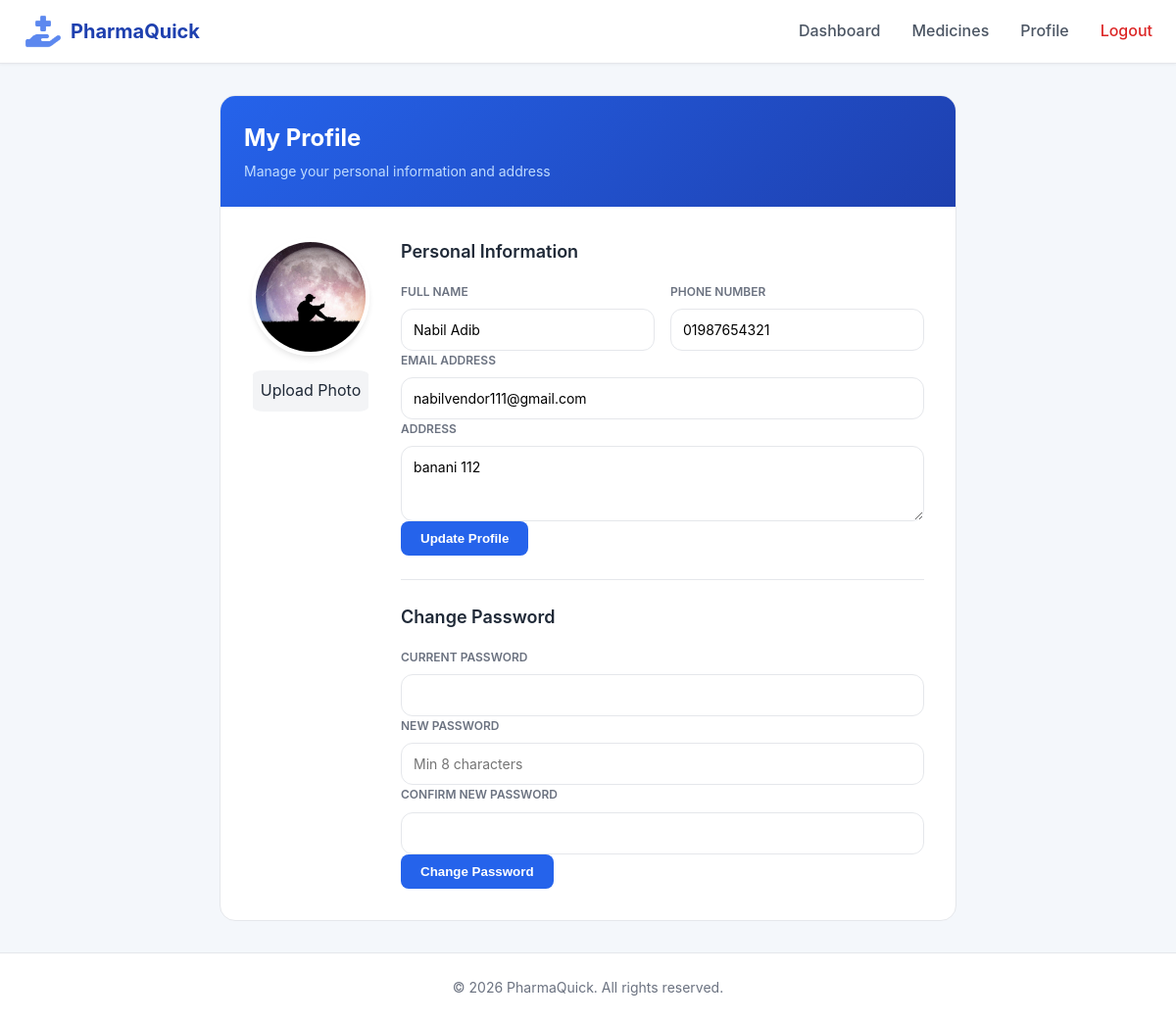
Screenshot of /index.php?page=profile (signed in) with the database file from the repository.
### tables this page shows
CREATE TABLE `users` (
  `id` int(11) NOT NULL,
  `name` varchar(100) NOT NULL,
  `email` varchar(255) NOT NULL,
  `password_hash` varchar(255) NOT NULL,
  `role` enum('admin','customer','vendor') NOT NULL,
  `profile_picture` varchar(255) DEFAULT NULL,
  `address` text DEFAULT NULL,
  `phone` varchar(20) DEFAULT NULL,
  `created_at` datetime DEFAULT current_timestamp()
);

### controllers/ProfileController.php (called while the page is built, shortened)
<?php
function profile_ctrl($conn) {
    $user = get_user_by_id($conn, $_SESSION['user_id']);
    require 'views/profile.php';
}
?>

### models/User.php (called while the page is built, shortened)
<?php
function get_user_by_id($conn, $user_id) {
    $stmt = mysqli_prepare($conn, "SELECT * FROM users WHERE id = ?");
    mysqli_stmt_bind_param($stmt, 'i', $user_id);
    mysqli_stmt_execute($stmt);
    $result = mysqli_stmt_get_result($stmt);
    $user = mysqli_fetch_assoc($result);
    return $user;
}
?>

### views/profile.php (the view, shortened to what this page needs)
<?php
require 'views/header.php';
?>
<div class="profile-container">
    <div class="profile-card">
        <div class="profile-header">
            <h2>My Profile</h2>
            <p>Manage your personal information and address</p>
        </div>
        <div class="profile-content">
            <div class="profile-avatar">
                <?php if (!empty($user['profile_picture']) && file_exists($user['profile_picture'])): ?>
                    <img src="<?php echo htmlspecialchars($user['profile_picture']); ?>" alt="Profile" id="avatarImg">
                <?php else: ?>
                    <div class="avatar-placeholder"></div>
                <?php endif; ?>
                <form method="POST" enctype="multipart/form-data" class="avatar-upload">
                    <label class="upload-label">Upload Photo
                    </label>
                </form>
            </div>
            <div class="profile-form">
                <h3>Personal Information</h3>
                <form method="POST"  id="updateProfileForm">
                    <div class="form-row">
                        <div class="form-group">
                            <label>Full Name</label>
                            <input type="text" name="name" id="name" value="<?php echo htmlspecialchars($user['name']); ?>" required>
                        </div>
                        <div class="form-group">
                            <label>Phone Number</label>
                            <input type="tel" name="phone" id="phone" value="<?php echo htmlspecialchars($user['phone']); ?>" required>
                        </div>
                    </div>
                    <div class="form-group">
                        <label>Email Address</label>
                        <input type="email" name="email" id="email" value="<?php echo htmlspecialchars($user['email']); ?>" required>
                    </div>
                    <div class="form-group">
                        <label>Address</label>
                        <textarea name="address" id="address" rows="3" required><?php echo htmlspecialchars($user['address']); ?></textarea>
                    </div>
                    <button type="submit" class="btn-primary">Update Profile</button>
                </form>
                <hr>
                <h3>Change Password</h3>
                <form method="POST" id="changePasswordForm">
                    <div class="form-group">
                        <label>Current Password</label>
                        <input type="password" name="current_password" id="current_password" required>
                    </div>
                    <div class="form-group">
                        <label>New Password</label>
                        <input type="password" name="new_password" id="new_password" placeholder="Min 8 characters" required>
                    </div>
                    <div class="form-group">
                        <label>Confirm New Password</label>
                        <input type="password" name="confirm_password" id="confirm_password" required>
                    </div>
                    <button type="submit" class="btn-primary">Change Password</button>
                </form>
            </div>
        </div>
    </div>
</div>
<?php require 'views/footer.php'; ?>

### public/assets/style.css (style rules this page uses)
* { margin: 0; padding: 0; box-sizing: border-box; }
body { font-family: 'Inter', 'Segoe UI', Tahoma, Geneva, Verdana, sans-serif; background: #f4f7fb; color: #1f2937; line-height: 1.6; }
.form-row { display: grid; grid-template-columns: 1fr 1fr; gap: 1rem; }
.form-group { display: flex; flex-direction: column; gap: 0.5rem; }
.form-group label { font-size: 0.75rem; font-weight: 600; text-transform: uppercase; color: #6b7280; display: flex; align-items: center; gap: 0.5rem; }
.form-group input, .form-group select, .form-group textarea { width: 100%; padding: 0.75rem; border: 1px solid #e5e7eb; border-radius: 0.75rem; font-size: 0.875rem; font-family: inherit; transition: border-color 0.2s; }
.profile-container { max-width: 800px; margin: 2rem auto; padding: 0 1.5rem; }
.profile-card { background: white; border-radius: 1rem; overflow: hidden; border: 1px solid #e5e7eb; }
.profile-header { background: linear-gradient(135deg, #2563eb 0%, #1e40af 100%); color: white; padding: 1.5rem; }
.profile-header h2 { font-size: 1.5rem; margin-bottom: 0.25rem; display: flex; align-items: center; gap: 0.5rem; }
.profile-header p { color: #bfdbfe; font-size: 0.875rem; }
.profile-content { padding: 2rem; display: flex; gap: 2rem; }
.profile-avatar { flex-shrink: 0; text-align: center; position: relative; }
.profile-avatar img, .avatar-placeholder { width: 120px; height: 120px; border-radius: 50%; object-fit: cover; border: 4px solid white; box-shadow: 0 4px 6px -1px rgba(0, 0, 0, 0.1); }
.avatar-upload { margin-top: 0.5rem; }
.upload-label { display: inline-block; background: #f3f4f6; padding: 0.5rem; border-radius: 10%; cursor: pointer; transition: background 0.2s; }
.profile-form { flex: 1; }
.profile-form h3 { font-size: 1.125rem; font-weight: 600; margin-bottom: 1rem; color: #1f2937; }
.profile-form hr { margin: 1.5rem 0; border: none; border-top: 1px solid #e5e7eb; }
.btn-primary { background: #2563eb; color: white; padding: 0.625rem 1.25rem; border: none; border-radius: 0.5rem; font-weight: 600; cursor: pointer; transition: background 0.2s; }

### rows the page displays
users: profile_picture (picture), name "Nabil Adib", phone "01987654321", email "nabilvendor111@gmail.com", address "banani 112"
